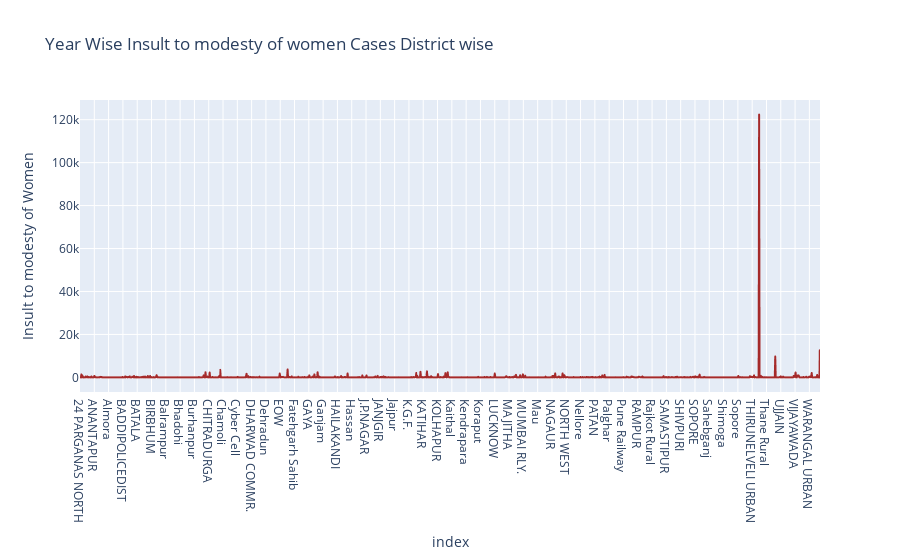

Notebook code cell kept with this figure:
### Code cell
fig = px.line(total_case_all_years_district, x=total_case_all_years_district.index, 
             y='Insult to modesty of Women',color_discrete_sequence=['brown'],title="Year Wise Insult to modesty of women Cases District wise")
fig.show()

### Figure 1 — Plotly figure (JSON) as saved in the notebook; plotly's stock layout.template omitted (floating-point values rounded to 4 significant figures; data arrays with more than 128 entries replaced by an {"elided": "..."} marker saying what was removed)
{"data": [{"hovertemplate": "index=%{x}<br>Insult to modesty of Women=%{y}<extra></extra>", "legendgroup": "", "line": {"color": "brown", "dash": "solid"}, "marker": {"symbol": "circle"}, "mode": "lines", "name": "", "showlegend": false, "type": "scattergl", "x": {"elided": "1605 str values"}, "xaxis": "x", "y": {"elided": "1605 int values"}, "yaxis": "y"}], "layout": {"legend": {"tracegroupgap": 0}, "title": {"text": "Year Wise Insult to modesty of women Cases District wise"}, "xaxis": {"anchor": "y", "domain": [0, 1], "title": {"text": "index"}}, "yaxis": {"anchor": "x", "domain": [0, 1], "title": {"text": "Insult to modesty of Women"}}}}
